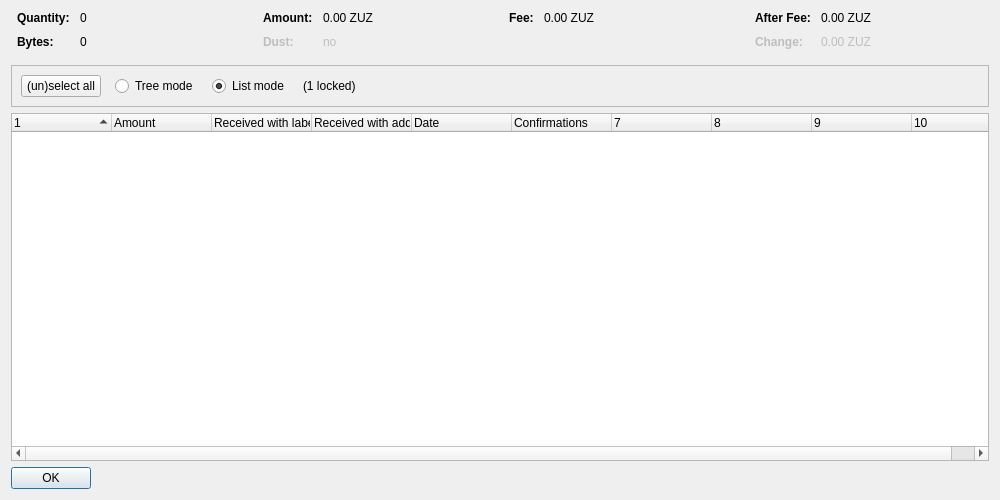
<?xml version="1.0" encoding="UTF-8"?>
<ui version="4.0">
 <class>CoinControlDialog</class>
 <widget class="QDialog" name="CoinControlDialog">
  <property name="geometry">
   <rect>
    <x>0</x>
    <y>0</y>
    <width>1000</width>
    <height>500</height>
   </rect>
  </property>
  <property name="windowTitle">
   <string>Coin Selection</string>
  </property>
  <layout class="QVBoxLayout" name="verticalLayout">
   <item>
    <layout class="QHBoxLayout" name="horizontalLayoutTop" stretch="0,0,0,0">
     <property name="topMargin">
      <number>0</number>
     </property>
     <property name="bottomMargin">
      <number>10</number>
     </property>
     <item>
      <layout class="QFormLayout" name="formLayoutCoinControl1">
       <property name="horizontalSpacing">
        <number>10</number>
       </property>
       <property name="verticalSpacing">
        <number>10</number>
       </property>
       <property name="leftMargin">
        <number>6</number>
       </property>
       <property name="rightMargin">
        <number>6</number>
       </property>
       <item row="0" column="0">
        <widget class="QLabel" name="labelCoinControlQuantityText">
         <property name="font">
          <font>
           <weight>75</weight>
           <bold>true</bold>
          </font>
         </property>
         <property name="text">
          <string>Quantity:</string>
         </property>
        </widget>
       </item>
       <item row="0" column="1">
        <widget class="QLabel" name="labelCoinControlQuantity">
         <property name="cursor">
          <cursorShape>IBeamCursor</cursorShape>
         </property>
         <property name="contextMenuPolicy">
          <enum>Qt::ActionsContextMenu</enum>
         </property>
         <property name="text">
          <string notr="true">0</string>
         </property>
         <property name="textInteractionFlags">
          <set>Qt::LinksAccessibleByMouse|Qt::TextSelectableByKeyboard|Qt::TextSelectableByMouse</set>
         </property>
        </widget>
       </item>
       <item row="1" column="0">
        <widget class="QLabel" name="labelCoinControlBytesText">
         <property name="font">
          <font>
           <weight>75</weight>
           <bold>true</bold>
          </font>
         </property>
         <property name="text">
          <string>Bytes:</string>
         </property>
        </widget>
       </item>
       <item row="1" column="1">
        <widget class="QLabel" name="labelCoinControlBytes">
         <property name="cursor">
          <cursorShape>IBeamCursor</cursorShape>
         </property>
         <property name="contextMenuPolicy">
          <enum>Qt::ActionsContextMenu</enum>
         </property>
         <property name="text">
          <string notr="true">0</string>
         </property>
         <property name="textInteractionFlags">
          <set>Qt::LinksAccessibleByMouse|Qt::TextSelectableByKeyboard|Qt::TextSelectableByMouse</set>
         </property>
        </widget>
       </item>
      </layout>
     </item>
     <item>
      <layout class="QFormLayout" name="formLayoutCoinControl2">
       <property name="horizontalSpacing">
        <number>10</number>
       </property>
       <property name="verticalSpacing">
        <number>10</number>
       </property>
       <property name="leftMargin">
        <number>6</number>
       </property>
       <property name="rightMargin">
        <number>6</number>
       </property>
       <item row="0" column="0">
        <widget class="QLabel" name="labelCoinControlAmountText">
         <property name="font">
          <font>
           <weight>75</weight>
           <bold>true</bold>
          </font>
         </property>
         <property name="text">
          <string>Amount:</string>
         </property>
        </widget>
       </item>
       <item row="0" column="1">
        <widget class="QLabel" name="labelCoinControlAmount">
         <property name="cursor">
          <cursorShape>IBeamCursor</cursorShape>
         </property>
         <property name="contextMenuPolicy">
          <enum>Qt::ActionsContextMenu</enum>
         </property>
         <property name="text">
          <string notr="true">0.00 ZUZ</string>
         </property>
         <property name="textInteractionFlags">
          <set>Qt::LinksAccessibleByMouse|Qt::TextSelectableByKeyboard|Qt::TextSelectableByMouse</set>
         </property>
        </widget>
       </item>
       <item row="1" column="0">
        <widget class="QLabel" name="labelCoinControlLowOutputText">
         <property name="enabled">
          <bool>false</bool>
         </property>
         <property name="font">
          <font>
           <weight>75</weight>
           <bold>true</bold>
          </font>
         </property>
         <property name="text">
          <string>Dust:</string>
         </property>
        </widget>
       </item>
       <item row="1" column="1">
        <widget class="QLabel" name="labelCoinControlLowOutput">
         <property name="enabled">
          <bool>false</bool>
         </property>
         <property name="cursor">
          <cursorShape>IBeamCursor</cursorShape>
         </property>
         <property name="contextMenuPolicy">
          <enum>Qt::ActionsContextMenu</enum>
         </property>
         <property name="text">
          <string notr="true">no</string>
         </property>
         <property name="textInteractionFlags">
          <set>Qt::LinksAccessibleByMouse|Qt::TextSelectableByKeyboard|Qt::TextSelectableByMouse</set>
         </property>
        </widget>
       </item>
      </layout>
     </item>
     <item>
      <layout class="QFormLayout" name="formLayoutCoinControl3">
       <property name="horizontalSpacing">
        <number>10</number>
       </property>
       <property name="verticalSpacing">
        <number>10</number>
       </property>
       <property name="leftMargin">
        <number>6</number>
       </property>
       <property name="rightMargin">
        <number>6</number>
       </property>
       <item row="0" column="0">
        <widget class="QLabel" name="labelCoinControlFeeText">
         <property name="font">
          <font>
           <weight>75</weight>
           <bold>true</bold>
          </font>
         </property>
         <property name="text">
          <string>Fee:</string>
         </property>
        </widget>
       </item>
       <item row="0" column="1">
        <widget class="QLabel" name="labelCoinControlFee">
         <property name="cursor">
          <cursorShape>IBeamCursor</cursorShape>
         </property>
         <property name="contextMenuPolicy">
          <enum>Qt::ActionsContextMenu</enum>
         </property>
         <property name="text">
          <string notr="true">0.00 ZUZ</string>
         </property>
         <property name="textInteractionFlags">
          <set>Qt::LinksAccessibleByMouse|Qt::TextSelectableByKeyboard|Qt::TextSelectableByMouse</set>
         </property>
        </widget>
       </item>
      </layout>
     </item>
     <item>
      <layout class="QFormLayout" name="formLayoutCoinControl4">
       <property name="horizontalSpacing">
        <number>10</number>
       </property>
       <property name="verticalSpacing">
        <number>10</number>
       </property>
       <property name="leftMargin">
        <number>6</number>
       </property>
       <property name="rightMargin">
        <number>6</number>
       </property>
       <item row="0" column="0">
        <widget class="QLabel" name="labelCoinControlAfterFeeText">
         <property name="font">
          <font>
           <weight>75</weight>
           <bold>true</bold>
          </font>
         </property>
         <property name="text">
          <string>After Fee:</string>
         </property>
        </widget>
       </item>
       <item row="0" column="1">
        <widget class="QLabel" name="labelCoinControlAfterFee">
         <property name="cursor">
          <cursorShape>IBeamCursor</cursorShape>
         </property>
         <property name="contextMenuPolicy">
          <enum>Qt::ActionsContextMenu</enum>
         </property>
         <property name="text">
          <string notr="true">0.00 ZUZ</string>
         </property>
         <property name="textInteractionFlags">
          <set>Qt::LinksAccessibleByMouse|Qt::TextSelectableByKeyboard|Qt::TextSelectableByMouse</set>
         </property>
        </widget>
       </item>
       <item row="1" column="0">
        <widget class="QLabel" name="labelCoinControlChangeText">
         <property name="enabled">
          <bool>false</bool>
         </property>
         <property name="font">
          <font>
           <weight>75</weight>
           <bold>true</bold>
          </font>
         </property>
         <property name="text">
          <string>Change:</string>
         </property>
        </widget>
       </item>
       <item row="1" column="1">
        <widget class="QLabel" name="labelCoinControlChange">
         <property name="enabled">
          <bool>false</bool>
         </property>
         <property name="cursor">
          <cursorShape>IBeamCursor</cursorShape>
         </property>
         <property name="contextMenuPolicy">
          <enum>Qt::ActionsContextMenu</enum>
         </property>
         <property name="text">
          <string notr="true">0.00 ZUZ</string>
         </property>
         <property name="textInteractionFlags">
          <set>Qt::LinksAccessibleByMouse|Qt::TextSelectableByKeyboard|Qt::TextSelectableByMouse</set>
         </property>
        </widget>
       </item>
      </layout>
     </item>
    </layout>
   </item>
   <item>
    <widget class="QFrame" name="frame">
     <property name="minimumSize">
      <size>
       <width>0</width>
       <height>40</height>
      </size>
     </property>
     <property name="frameShape">
      <enum>QFrame::StyledPanel</enum>
     </property>
     <property name="frameShadow">
      <enum>QFrame::Sunken</enum>
     </property>
     <layout class="QHBoxLayout" name="horizontalLayout">
      <item>
       <layout class="QHBoxLayout" name="horizontalLayoutPanel" stretch="0,0,0,0,0">
        <property name="spacing">
         <number>14</number>
        </property>
        <item>
         <widget class="QPushButton" name="pushButtonSelectAll">
          <property name="sizePolicy">
           <sizepolicy hsizetype="Maximum" vsizetype="Fixed">
            <horstretch>0</horstretch>
            <verstretch>0</verstretch>
           </sizepolicy>
          </property>
          <property name="text">
           <string>(un)select all</string>
          </property>
          <property name="autoDefault">
           <bool>false</bool>
          </property>
         </widget>
        </item>
        <item>
         <widget class="QRadioButton" name="radioTreeMode">
          <property name="sizePolicy">
           <sizepolicy hsizetype="Maximum" vsizetype="Fixed">
            <horstretch>0</horstretch>
            <verstretch>0</verstretch>
           </sizepolicy>
          </property>
          <property name="text">
           <string>Tree mode</string>
          </property>
         </widget>
        </item>
        <item>
         <widget class="QRadioButton" name="radioListMode">
          <property name="sizePolicy">
           <sizepolicy hsizetype="Maximum" vsizetype="Fixed">
            <horstretch>0</horstretch>
            <verstretch>0</verstretch>
           </sizepolicy>
          </property>
          <property name="text">
           <string>List mode</string>
          </property>
          <property name="checked">
           <bool>true</bool>
          </property>
         </widget>
        </item>
        <item>
         <widget class="QLabel" name="labelLocked">
          <property name="text">
           <string notr="true">(1 locked)</string>
          </property>
         </widget>
        </item>
        <item>
         <spacer name="horizontalSpacer">
          <property name="orientation">
           <enum>Qt::Horizontal</enum>
          </property>
          <property name="sizeHint" stdset="0">
           <size>
            <width>40</width>
            <height>20</height>
           </size>
          </property>
         </spacer>
        </item>
       </layout>
      </item>
     </layout>
    </widget>
   </item>
   <item>
    <widget class="CoinControlTreeWidget" name="treeWidget">
     <property name="contextMenuPolicy">
      <enum>Qt::CustomContextMenu</enum>
     </property>
     <property name="sortingEnabled">
      <bool>false</bool>
     </property>
     <property name="columnCount">
      <number>10</number>
     </property>
     <attribute name="headerShowSortIndicator" stdset="0">
      <bool>true</bool>
     </attribute>
     <attribute name="headerStretchLastSection">
      <bool>false</bool>
     </attribute>
     <column>
      <property name="text">
       <string/>
      </property>
     </column>
     <column>
      <property name="text">
       <string>Amount</string>
      </property>
     </column>
     <column>
      <property name="text">
       <string>Received with label</string>
      </property>
     </column>
     <column>
      <property name="text">
       <string>Received with address</string>
      </property>
     </column>
     <column>
      <property name="text">
       <string>Date</string>
      </property>
     </column>
     <column>
      <property name="text">
       <string>Confirmations</string>
      </property>
      <property name="toolTip">
       <string>Confirmed</string>
      </property>
     </column>
     <column>
      <property name="text">
       <string/>
      </property>
     </column>
     <column>
      <property name="text">
       <string/>
      </property>
     </column>
     <column>
      <property name="text">
       <string/>
      </property>
     </column>
     <column>
      <property name="text">
       <string/>
      </property>
     </column>
    </widget>
   </item>
   <item>
    <widget class="QDialogButtonBox" name="buttonBox">
     <property name="sizePolicy">
      <sizepolicy hsizetype="Maximum" vsizetype="Fixed">
       <horstretch>0</horstretch>
       <verstretch>0</verstretch>
      </sizepolicy>
     </property>
     <property name="orientation">
      <enum>Qt::Horizontal</enum>
     </property>
     <property name="standardButtons">
      <set>QDialogButtonBox::Ok</set>
     </property>
    </widget>
   </item>
  </layout>
 </widget>
 <customwidgets>
  <customwidget>
   <class>CoinControlTreeWidget</class>
   <extends>QTreeWidget</extends>
   <header>qt/coincontroltreewidget.h</header>
  </customwidget>
 </customwidgets>
 <resources/>
 <connections/>
</ui>
